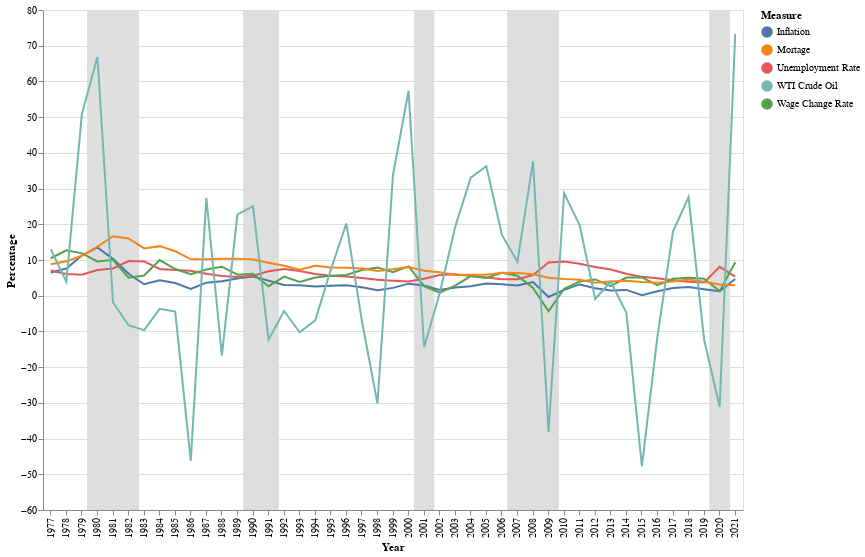

Notebook source saved alongside this figure:
### Code cell
import altair as alt
from vega_datasets import data


input_dropdown = alt.binding_select(options=['All', 'Mortgage','Inflation','Unemployement Rate'])
selection = alt.selection_single(fields=['Origin'],
                                 bind=input_dropdown,
                                 name='Country of ',
                                 init={'Origin': 'All'})
color = alt.condition(selection,
                    alt.Color('Origin:N', legend=None),
                    alt.value('lightgray'))

alt.Chart(data).mark_point().encode(
    x='Year:Q',
    y='Value:Q',
    color='Origin:N',
    tooltip='Name:N'
).add_selection(
    selection
).transform_filter(
     f"({selection.Origin}[0] == 'All') || ({selection.Origin}[0] == datum.Origin)"
)

chart
   # Looking for something like <no filter> if selection == 'All' else selection

### Figure 1 — Vega-Lite specification as saved in the notebook (floating-point values rounded to 4 significant figures; data arrays with more than 128 entries replaced by an {"elided": "..."} marker saying what was removed)
{"config": {"view": {"continuousWidth": 400, "continuousHeight": 300}}, "layer": [{"mark": {"type": "bar", "color": "#dedede", "size": 20}, "encoding": {"x": {"field": "Year", "type": "ordinal"}, "y": {"field": "Recession", "type": "quantitative"}, "y2": {"field": "Recession2"}}}, {"mark": "line", "encoding": {"color": {"field": "Measure", "type": "nominal"}, "x": {"field": "Year", "type": "ordinal"}, "y": {"field": "Value", "title": "Percentage", "type": "quantitative"}}}, {"mark": {"type": "rule", "color": "#aaa"}, "encoding": {"x": {"field": "Year", "type": "ordinal"}}, "transform": [{"filter": {"selection": "selector084"}}]}, {"mark": "circle", "encoding": {"color": {"field": "Measure", "type": "nominal"}, "opacity": {"condition": {"value": 1, "selection": "selector084"}, "value": 0}, "x": {"field": "Year", "type": "ordinal"}, "y": {"field": "Value", "title": "Percentage", "type": "quantitative"}}, "selection": {"selector084": {"type": "single", "encodings": ["x"], "on": "mouseover", "nearest": true, "empty": "none"}}}, {"mark": {"type": "text", "align": "left", "dx": 5, "dy": -5, "stroke": "white", "strokeWidth": 2}, "encoding": {"color": {"field": "Measure", "type": "nominal"}, "text": {"field": "Value", "type": "quantitative"}, "x": {"field": "Year", "type": "ordinal"}, "y": {"field": "Value", "title": "Percentage", "type": "quantitative"}}, "transform": [{"filter": {"selection": "selector084"}}]}, {"mark": {"type": "text", "align": "left", "dx": 5, "dy": -5}, "encoding": {"color": {"field": "Measure", "type": "nominal"}, "text": {"field": "Value", "type": "quantitative"}, "x": {"field": "Year", "type": "ordinal"}, "y": {"field": "Value", "title": "Percentage", "type": "quantitative"}}, "transform": [{"filter": {"selection": "selector084"}}]}, {"mark": {"type": "text", "align": "center", "dx": 5, "dy": -5}, "encoding": {"text": {"field": "Recession_Type", "type": "nominal"}, "x": {"field": "Year", "type": "ordinal"}, "y": {"field": "Recession", "type": "quantitative"}, "y2": {"field": "Recession2"}}, "transform": [{"filter": {"selection": "selector084"}}]}], "data": {"name": "data-3c7e54b58d9b61b0286a8cb155a4d5ac"}, "height": 500, "width": 700, "$schema": "https://vega.github.io/schema/vega-lite/v4.17.0.json", "datasets": {"data-3c7e54b58d9b61b0286a8cb155a4d5ac": {"elided": "225 records"}}}
